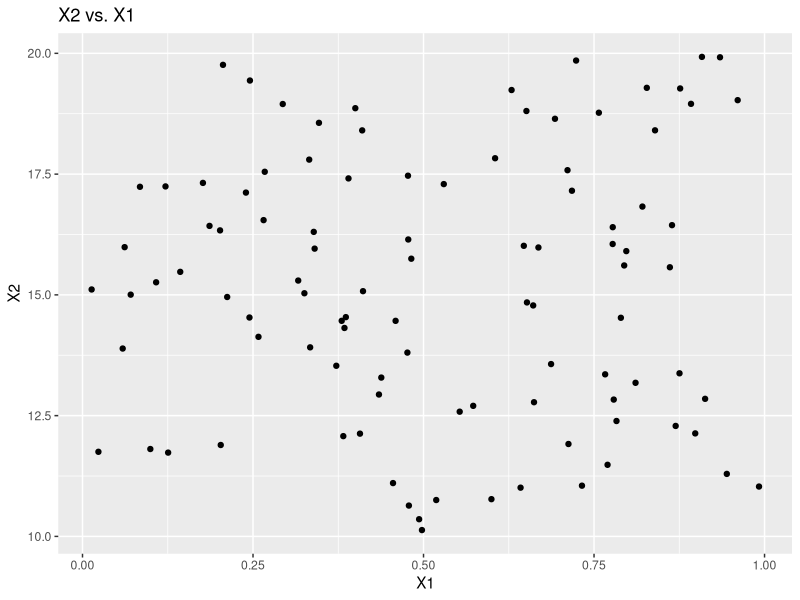
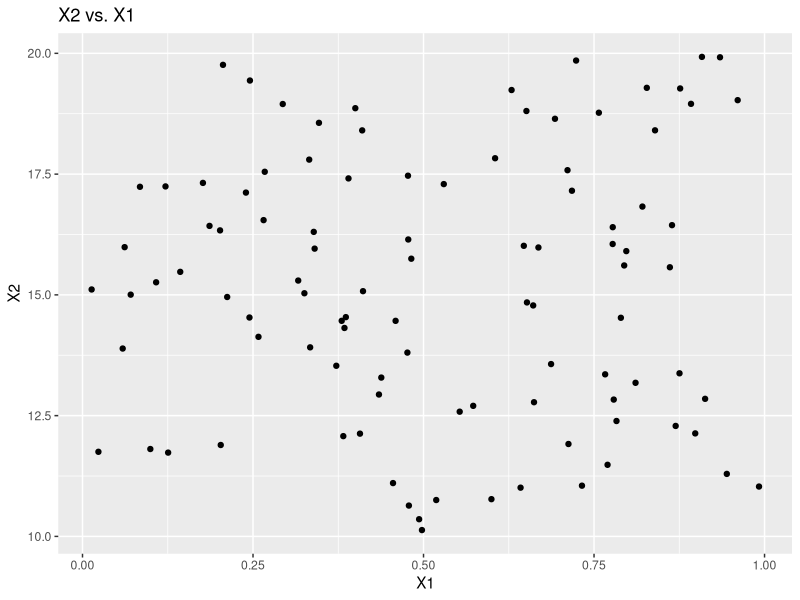
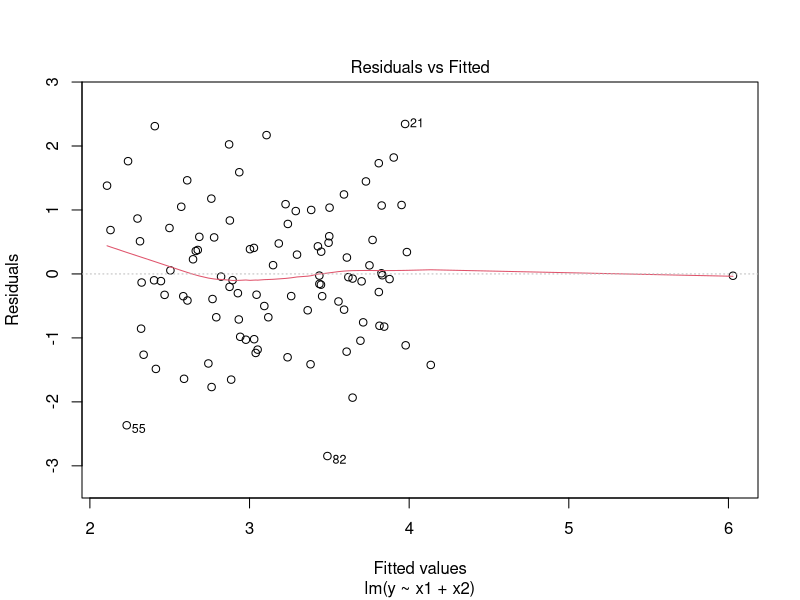
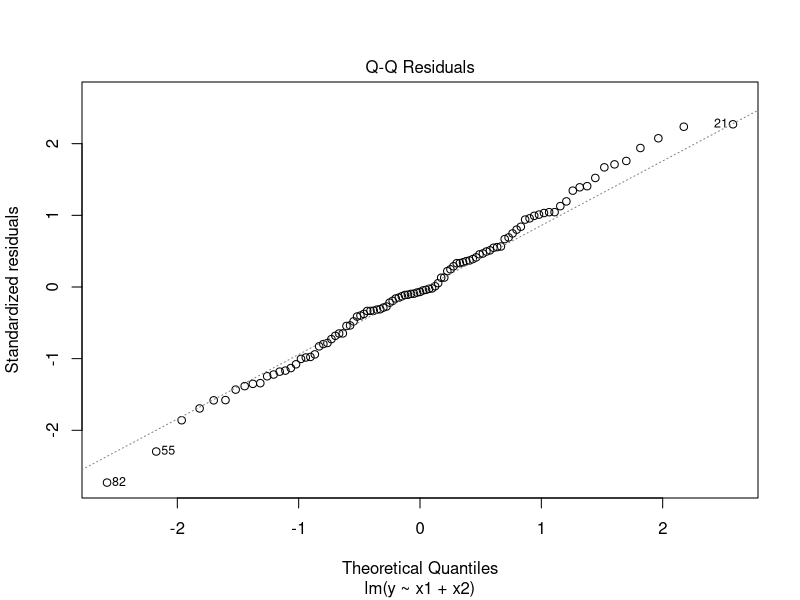
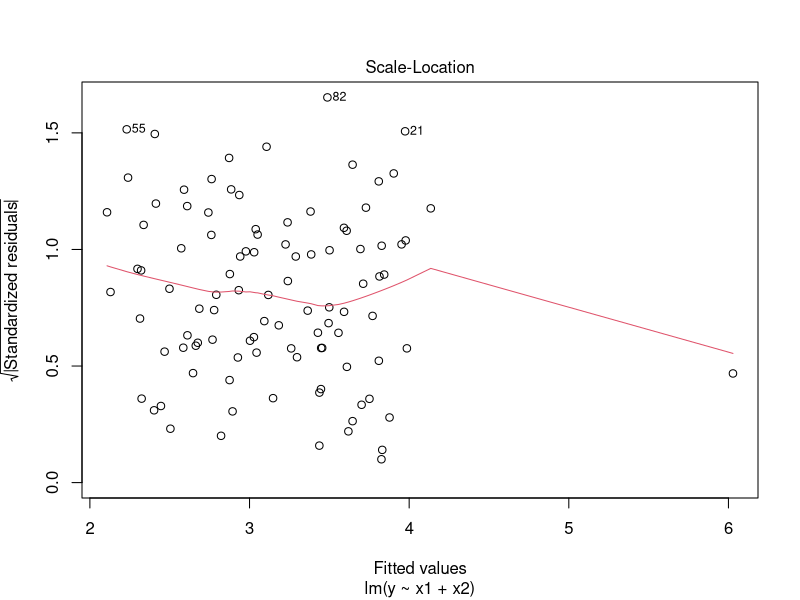
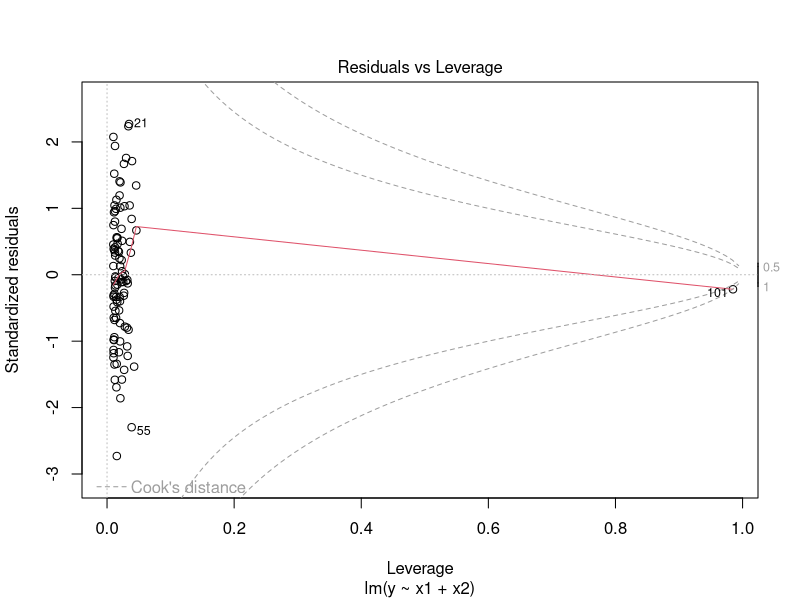
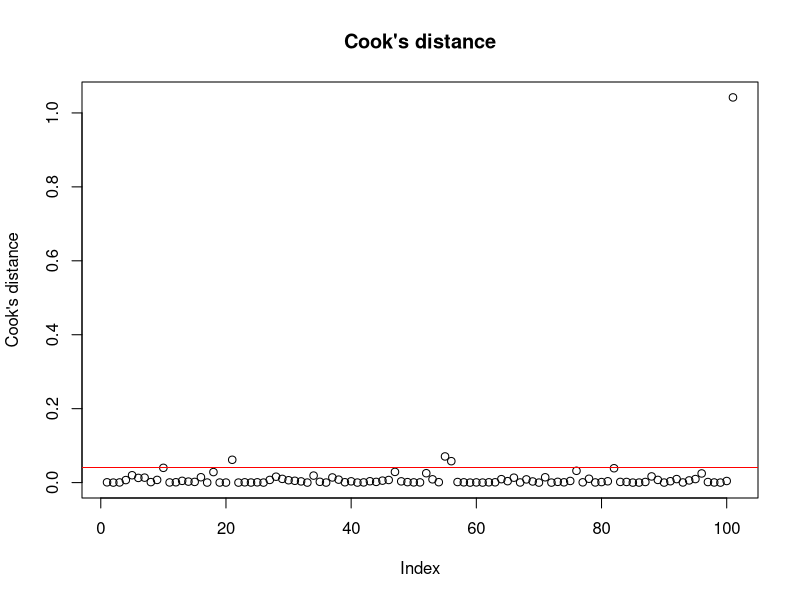
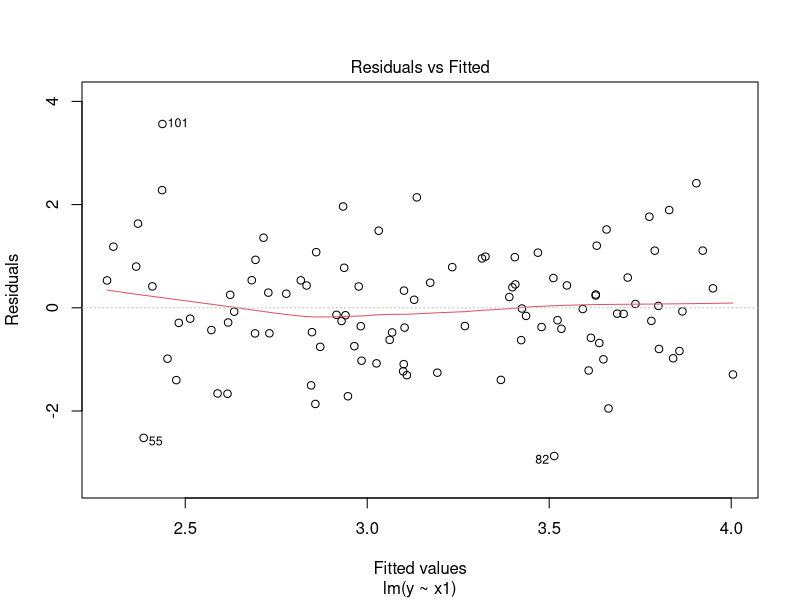

The R source for these figures, in order:
## ---- chunk 1
knitr::opts_chunk$set(echo = TRUE)
## ---- chunk 2
#Packages
library(ggplot2)
library(MASS)
## ---- chunk 3
set.seed(1)
n <- 100
x1 <- runif(n)
x2 <- runif(n,10,20)
y <- 2+2*x1+0.3*x2+rnorm(n)
## ---- chunk 4
set.seed(1)
(sigma=sum(rnorm(n)^2)/(n-3))
## ---- chunk 5
cor(x1,x2) #Correlation between x1 and x2
data1=data.frame(cbind(x1,x2,y)) #Data frame for ggplot
ggplot(data1[,1:2], mapping=aes(x1,x2))+geom_point()+labs(title = "X2 vs. X1",x = "X1",y = "X2")
## ---- chunk 6
fit1=lm(y~x1+x2, data=data1)
summary(fit1)
## ---- chunk 7
fit2=lm(y~x1, data=data1)
summary(fit2)
## ---- chunk 8
fit3=lm(y~x2, data=data1)
summary(fit3)
## ---- chunk 9
set.seed(1)
n <- 100
x1 <- runif(n)
x2 <- 0.5*x1+rnorm(n,0,.01)
y <- 2+2*x1+0.3*x2+rnorm(n)
## ---- chunk 10
cor(x1,x2)
data2=data.frame(cbind(x1,x2,y))
ggplot(data1[,1:2], mapping=aes(x1,x2))+geom_point()+labs(title = "X2 vs. X1",x = "X1",y = "X2")
## ---- chunk 11
fit1=lm(y~x1+x2, data=data2)
summary(fit1)
## ---- chunk 12
fit2=lm(y~x1, data=data2)
summary(fit2)
## ---- chunk 13
fit3=lm(y~x2, data=data2)
summary(fit3)
## ---- chunk 14
x1=c(x1,0.1)
x2=c(x2,0.8)
y=c(y,6)
data3=data.frame(cbind(x1,x2,y))

## ---- chunk 15
fit1=lm(y~x1+x2, data=data3)
summary(fit1)
plot(fit1)
## ---- chunk 16
lbound=(2*length(fit1$coefficients))/101
leverage=hatvalues(fit1)
which(leverage>lbound)
#Influential point
cooksd=cooks.distance(fit1)
influen=4/(101-length(fit1$coefficients))
which(cooksd>influen)
plot(cooksd, main ="Cook's distance", ylab="Cook's distance")
abline(h = 4/(101-length(fit1$coefficients)), col="red")
#Outlying in Y using studentized deleted Residuals
stu.res.del=studres(fit1)
head(sort(abs(stu.res.del),decreasing=TRUE))
#Compare Values to the Bonferroni Threshold
qt(1-.1/(2*101), 101-3-1)
## ---- chunk 17
fit2=lm(y~x1, data=data3)
summary(fit2)
plot(fit2)
## ---- chunk 18
lbound=(2*length(fit2$coefficients))/101
leverage=hatvalues(fit2)
which(leverage>lbound)
#Influential point
cooksd=cooks.distance(fit2)
influen=4/(101-length(fit2$coefficients))
which(cooksd>influen)
plot(cooksd, main ="Cook's distance", ylab="Cook's distance")
abline(h = 4/(101-length(fit2$coefficients)), col="red")
#Outlying in Y using studentized deleted Residuals
stu.res.del=studres(fit2)
head(sort(abs(stu.res.del),decreasing=TRUE))
#Compare Values to the Bonferroni Threshold
qt(1-.1/(2*101), 101-2-1)
## ---- chunk 19
fit3=lm(y~x2, data=data3)
summary(fit3)
plot(fit3)
## ---- chunk 20
lbound=(2*length(fit3$coefficients))/101
leverage=hatvalues(fit3)
which(leverage>lbound)
#Influential point
cooksd=cooks.distance(fit3)
influen=4/(101-length(fit3$coefficients))
which(cooksd>influen)
plot(cooksd, main ="Cook's distance", ylab="Cook's distance")
abline(h = 4/(101-length(fit3$coefficients)), col="red")
#Outlying in Y using studentized deleted Residuals
stu.res.del=studres(fit3)
head(sort(abs(stu.res.del),decreasing=TRUE))
#Compare Values to the Bonferroni Threshold
qt(1-.1/(2*101), 101-2-1)
